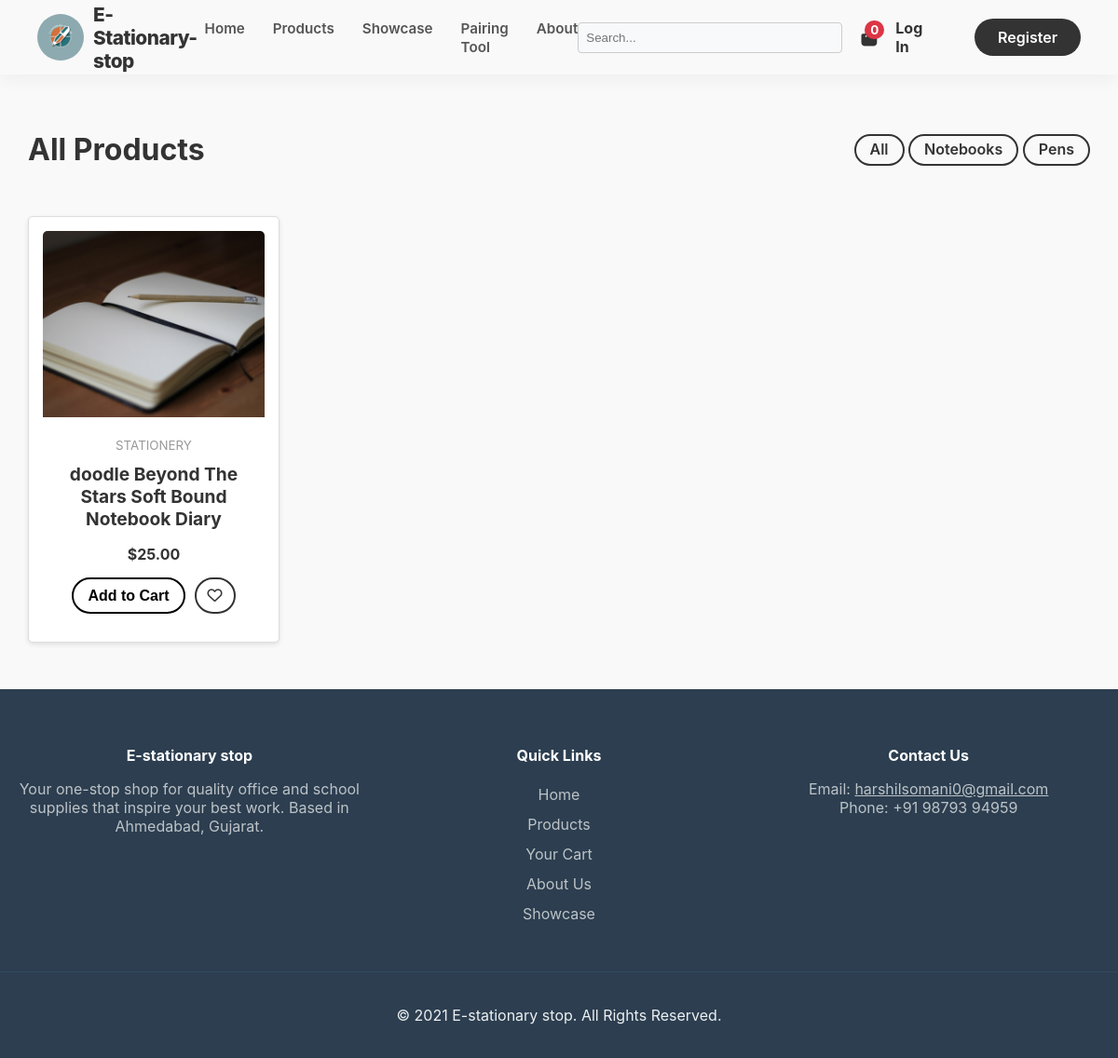
/products.php, run on the app's committed database.
### tables this page shows
CREATE TABLE `products` (
  `id` int(11) NOT NULL,
  `name` varchar(255) NOT NULL,
  `description` text DEFAULT NULL,
  `price` decimal(10,2) NOT NULL,
  `stock_quantity` int(11) NOT NULL,
  `category_id` int(11) DEFAULT NULL,
  `image_url` varchar(255) DEFAULT NULL,
  `is_featured` tinyint(1) DEFAULT 0,
  `created_at` timestamp NOT NULL DEFAULT current_timestamp(),
  `is_customizable` tinyint(1) DEFAULT 0
);

### products.php (the view, shortened to what this page needs)
<?php
include 'includes/db_connect.php';
$where_clause = "1=1";
$sql = "SELECT * FROM products WHERE $where_clause";
$stmt = $conn->prepare($sql);
$stmt->execute();
$result = $stmt->get_result();
include 'includes/header.php';
?>
<div class="container" style="margin-top: 40px; margin-bottom: 50px;">
    <div style="display: flex; justify-content: space-between; align-items: center; margin-bottom: 30px;">
        <h1>All Products</h1>
        <div class="category-filters">
            <a href="products.php" class="btn btn-outline" style="padding: 5px 15px;">All</a>
            <a href="products.php?category=1" class="btn btn-outline" style="padding: 5px 15px;">Notebooks</a>
            <a href="products.php?category=2" class="btn btn-outline" style="padding: 5px 15px;">Pens</a>
        </div>
    </div>
    <?php if ($result->num_rows > 0): ?>
        <div class="product-grid">
            <?php while ($product = $result->fetch_assoc()):
                $img_folder = "assets/images/";
                $img_name = $product['image_url'];
                $server_path = $img_folder . $img_name;
                if (!empty($img_name) && file_exists($server_path)) {
                    $img_src = $img_folder . rawurlencode($img_name);
                } else {
                    $img_src = "https://via.placeholder.com/300x300?text=No+Image";
                }
            ?>
            <div class="product-card">
                <a href="product_details.php?id=<?php echo $product['id']; ?>">
                    <img src="<?php echo $img_src; ?>"
                         alt="<?php echo htmlspecialchars($product['name']); ?>"
                         style="width: 100%; height: 200px; object-fit: cover; border-radius: 5px 5px 0 0;">
                </a>
                <div class="card-body" style="padding: 15px;">
                    <small style="color: #999; text-transform: uppercase;">Stationery</small>
                    <h3 style="margin: 10px 0; font-size: 1.2rem;">
                        <a href="product_details.php?id=<?php echo $product['id']; ?>" style="text-decoration: none; color: #333;">
                            <?php echo htmlspecialchars($product['name']); ?>
                        </a>
                    </h3>
                    <p class="price" style="color: var(--primary-color); font-weight: bold; margin-bottom: 15px;">
                        $<?php echo number_format($product['price'], 2); ?>
                    </p>
                    <div class="product-actions" style="display: flex; gap: 10px; justify-content: center;">
                        <form method="POST" action="">
                            <button type="submit" name="add_to_cart" class="btn btn-primary" style="padding: 8px 15px;">
                                Add to Cart
                            </button>
                        </form>
                        <a href="wishlist_handler.php?add=<?php echo $product['id']; ?>" class="btn btn-outline" style="padding: 8px 12px;">
                            <i class="far fa-heart"></i>
                        </a>
                    </div>
                </div>
            </div>
            <?php endwhile; ?>
        </div>
    <?php endif; ?>
</div>
<?php include 'includes/footer.php'; ?>

### assets/css/style.css (style rules this page uses)
body { font-family: -apple-system, BlinkMacSystemFont, "Segoe UI", Roboto, Helvetica, Arial, sans-serif; margin: 0; background-color: #f9f9f9; color: #333; }
.container { max-width: 1200px; margin: 20px auto; padding: 0 15px; }
.product-grid { display: grid; grid-template-columns: repeat(auto-fill, minmax(250px, 1fr)); gap: 20px; }
.product-card { background: #fff; border: 1px solid #ddd; text-align: center; padding: 15px; border-radius: 5px; }
.product-card img { max-width: 100%; height: 200px; object-fit: cover; }
.product-card h3 { margin: 10px 0 5px; font-size: 1.1em; }
.product-card .price { font-weight: bold; color: #007bff; margin-bottom: 15px; }
.product-card .product-actions { display: flex; justify-content: center; gap: 10px; align-items: center; }
.product-card { transition: transform 0.3s ease, box-shadow 0.3s ease; box-shadow: 0 2px 5px rgba(0,0,0,0.1); }
.btn { display: inline-block; padding: 12px 25px; font-size: 1rem; font-weight: 600; text-align: center; text-decoration: none; border-radius: 30px; cursor: pointer; transition: all 0.3s ease; border: 2px solid transparent; line-height: 1.2; }
.btn-primary { background-color: var(--primary-color); color: black; !important; border-color: var(--primary-color); }
.btn-outline { background-color: transparent; color: var(--primary-color) !important; border-color: var(--primary-color); }

### data on the page
products: image_url (picture), name "doodle Beyond The Stars Soft Bound Notebook Diary", price "25.00"

### other printed values
$cart_count "0"
